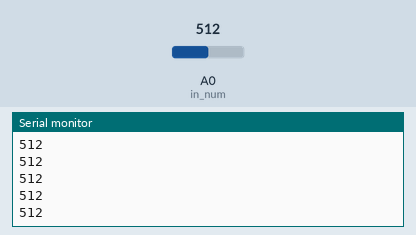
This sketch was run on a simulated Arduino Uno, built with avr-gcc and run on an emulated ATmega328P. Parts: the last lines printed to the serial monitor. The test bench sets the inputs (shaded band); at power-on: A0 (in_num) = 512.

Above: at 1.2 s.
1.3 s: A0 (in_num) set to 716
At 1.31 s:
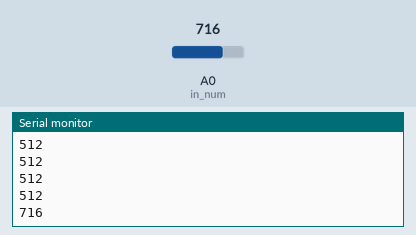
2.8 s: A0 (in_num) set to 900
At 2.81 s:
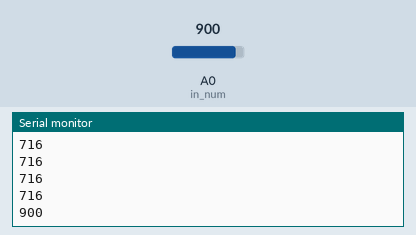
Timing chart, 0 to 5.8 s (numbered marks = the images above; inputs shaded):
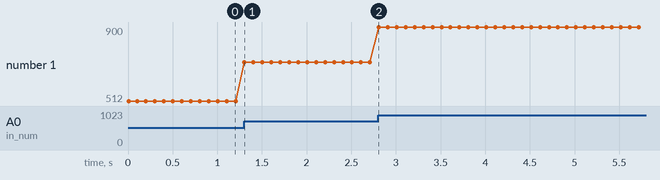

The sketch:

Altimeter.ino
```cpp
const int in_num = 14;
const int out_num = 5;

void setup() {
    Serial.begin(9600);
    Serial.println("ready");
    pinMode(in_num, INPUT);
}

void loop() {
  int val = analogRead(in_num);
  //analogWrite(out_num,val/4);
  Serial.println(val);
  delay(100);
}
```

Measured:
- after the input at 1.3 s, the serial monitor: prints a new line at once (image 1)
- after the input at 2.8 s, the serial monitor: prints a new line at once (image 2)
- plotted number 1: 512 → 716 after the input at 1.3 s, 716 → 900 after the input at 2.8 s
